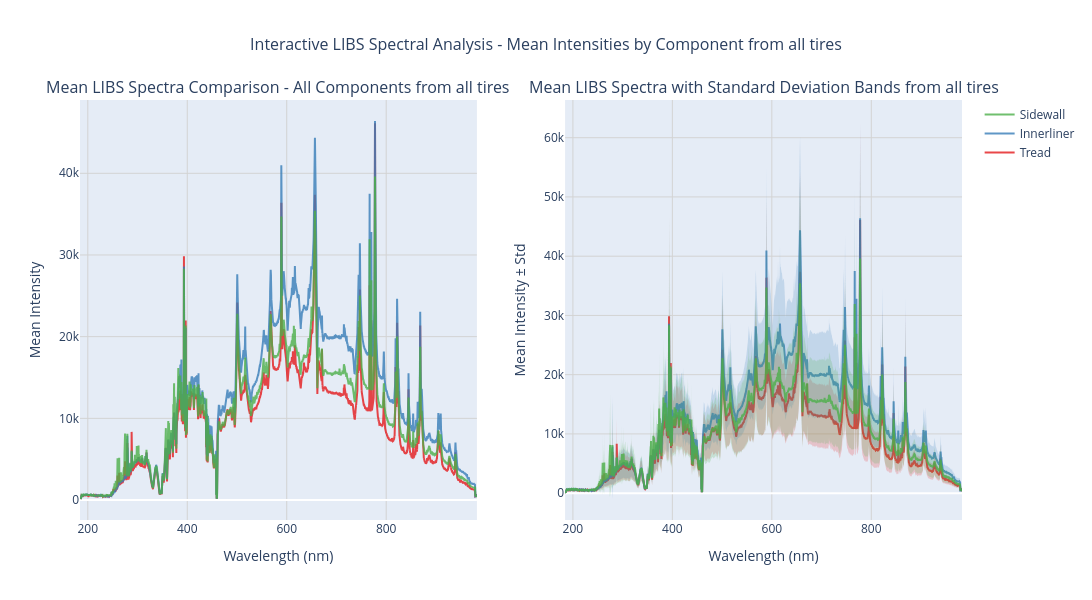

The notebook cell saved with this chart:
### Markdown cell above
Zo te zien zijn er bij de eerste band duidelijke verschillen in intensiteit tussen de verschillende componenten. Echter is dit alleen van de eerste band. Het is belangrijk om te kijken of deze verschillen ook bij de andere banden aanwezig zijn.

### Code cell
# Multi-Spectrum Comparison - visualize multiple measurements by component (Interactive Plotly Version)
print("🔄 Creating interactive mean intensity comparison across all components and wavelengths...")

import plotly.graph_objects as go
from plotly.subplots import make_subplots
import plotly.express as px

# Get all unique components
components = df['origin'].unique()
colors = px.colors.qualitative.Set1[:len(components)]  # Use Plotly color palette

# Calculate mean intensity for each component across all wavelengths
component_means = {}
component_stds = {}

for component in components:
    component_data = df[df['origin'] == component]
    
    # Calculate mean intensity for each wavelength across all tires for this component
    mean_intensities = []
    std_intensities = []
    
    for wl_col in wavelength_columns:
        intensities = component_data[wl_col].values
        mean_intensities.append(np.mean(intensities))
        std_intensities.append(np.std(intensities))
    
    component_means[component] = mean_intensities
    component_stds[component] = std_intensities

# Create subplots with Plotly
fig = make_subplots(
    rows=1, cols=2,
    subplot_titles=('Mean LIBS Spectra Comparison - All Components from all tires', 
                   'Mean LIBS Spectra with Standard Deviation Bands from all tires'),
    horizontal_spacing=0.1
)

# Plot 1: Mean intensity spectra for all components
for i, component in enumerate(components):
    color = colors[i % len(colors)]
    
    fig.add_trace(
        go.Scatter(
            x=wavelength_values,
            y=component_means[component],
            mode='lines',
            name=f'{component.title()}',
            line=dict(color=color, width=2),
            opacity=0.8,
            hovertemplate='<b>%{fullData.name}</b><br>' +
                         'Wavelength: %{x:.1f} nm<br>' +
                         'Mean Intensity: %{y:.2f}<br>' +
                         '<extra></extra>'
        ),
        row=1, col=1
    )

# Plot 2: Mean intensity with error bands (mean ± std)
for i, component in enumerate(components):
    color = colors[i % len(colors)]
    mean_vals = np.array(component_means[component])
    std_vals = np.array(component_stds[component])
    
    # Add mean line
    fig.add_trace(
        go.Scatter(
            x=wavelength_values,
            y=mean_vals,
            mode='lines',
            name=f'{component.title()}',
            line=dict(color=color, width=2),
            opacity=0.8,
            showlegend=False,  # Don't show legend for second plot (already shown in first)
            hovertemplate='<b>%{fullData.name}</b><br>' +
                         'Wavelength: %{x:.1f} nm<br>' +
                         'Mean Intensity: %{y:.2f}<br>' +
                         '<extra></extra>'
        ),
        row=1, col=2
    )
    
    # Add upper bound (mean + std)
    fig.add_trace(
        go.Scatter(
            x=wavelength_values,
            y=mean_vals + std_vals,
            mode='lines',
            line=dict(width=0),
            showlegend=False,
            hoverinfo='skip',
            name=f'{component.title()} +std'
        ),
        row=1, col=2
    )
    
    # Add lower bound (mean - std) and fill area
    fig.add_trace(
        go.Scatter(
            x=wavelength_values,
            y=mean_vals - std_vals,
            mode='lines',
            line=dict(width=0),
            fill='tonexty',
            fillcolor=color.replace('rgb', 'rgba').replace(')', ', 0.2)'),  # Add transparency
            showlegend=False,
            hoverinfo='skip',
            name=f'{component.title()} -std'
        ),
        row=1, col=2
    )

# Update layout
fig.update_layout(
    title={
        'text': 'Interactive LIBS Spectral Analysis - Mean Intensities by Component from all tires',
        'x': 0.5,
        'xanchor': 'center',
        'font': {'size': 16}
    },
    width=1400,
    height=600,
    hovermode='x unified',
    legend=dict(
        orientation="v",
        yanchor="top",
        y=1,
        xanchor="left",
        x=1.02
    )
)

# Update x and y axis labels
fig.update_xaxes(title_text="Wavelength (nm)", row=1, col=1)
fig.update_xaxes(title_text="Wavelength (nm)", row=1, col=2)
fig.update_yaxes(title_text="Mean Intensity", row=1, col=1)
fig.update_yaxes(title_text="Mean Intensity ± Std", row=1, col=2)

# Add grid to both plots
fig.update_xaxes(showgrid=True, gridwidth=1, gridcolor='lightgray')
fig.update_yaxes(showgrid=True, gridwidth=1, gridcolor='lightgray')

# Show the interactive plot
fig.show()

# Print statistical summary
print(f"\n📊 STATISTICAL SUMMARY BY COMPONENT:")
print(f"{'Component':<12} {'N_Samples':<10} {'Mean_Int':<10} {'Std_Int':<10} {'Max_Int':<10} {'Min_Int':<10}")
print("-" * 70)

for component in components:
    component_data = df[df['origin'] == component]
    mean_vals = np.array(component_means[component])
    
    print(f"{component.title():<12} {len(component_data):<10} {np.mean(mean_vals):<10.1f} "
          f"{np.std(mean_vals):<10.1f} {np.max(mean_vals):<10.1f} {np.min(mean_vals):<10.1f}")



# Component differentiation analysis
print(f"\n🎯 COMPONENT DIFFERENTIATION ANALYSIS:")
for i, comp1 in enumerate(components):
    for j, comp2 in enumerate(components[i+1:], i+1):
        # Calculate mean squared difference between components
        mean1 = np.array(component_means[comp1])
        mean2 = np.array(component_means[comp2])
        mse = np.mean((mean1 - mean2)**2)
        max_diff = np.max(np.abs(mean1 - mean2))
        
        print(f"{comp1.title()} vs {comp2.title()}:")
        print(f"  • Mean Squared Difference: {mse:.2f}")
        print(f"  • Maximum Difference: {max_diff:.2f}")
        
        # Find wavelengths with largest differences
        diff_vals = np.abs(mean1 - mean2)
        top_diff_indices = np.argsort(diff_vals)[-5:]  # Top 5 differences
        top_diff_wavelengths = [wavelength_values[idx] for idx in top_diff_indices]
        
        print(f"  • Top 5 discriminative wavelengths: {[f'{wl:.1f}nm' for wl in top_diff_wavelengths]}")

### Figure 1 — Plotly figure (JSON) as saved in the notebook; plotly's stock layout.template omitted (floating-point values rounded to 4 significant figures; data arrays with more than 128 entries replaced by an {"elided": "..."} marker saying what was removed)
{"data": [{"hovertemplate": "<b>%{fullData.name}</b><br>Wavelength: %{x:.1f} nm<br>Mean Intensity: %{y:.2f}<br><extra></extra>", "line": {"color": "rgb(228,26,28)", "width": 2}, "mode": "lines", "name": "Tread", "opacity": 0.8, "type": "scatter", "x": {"elided": "6699 float values"}, "xaxis": "x", "y": {"elided": "6699 float values"}, "yaxis": "y"}, {"hovertemplate": "<b>%{fullData.name}</b><br>Wavelength: %{x:.1f} nm<br>Mean Intensity: %{y:.2f}<br><extra></extra>", "line": {"color": "rgb(55,126,184)", "width": 2}, "mode": "lines", "name": "Innerliner", "opacity": 0.8, "type": "scatter", "x": {"elided": "6699 float values"}, "xaxis": "x", "y": {"elided": "6699 float values"}, "yaxis": "y"}, {"hovertemplate": "<b>%{fullData.name}</b><br>Wavelength: %{x:.1f} nm<br>Mean Intensity: %{y:.2f}<br><extra></extra>", "line": {"color": "rgb(77,175,74)", "width": 2}, "mode": "lines", "name": "Sidewall", "opacity": 0.8, "type": "scatter", "x": {"elided": "6699 float values"}, "xaxis": "x", "y": {"elided": "6699 float values"}, "yaxis": "y"}, {"hovertemplate": "<b>%{fullData.name}</b><br>Wavelength: %{x:.1f} nm<br>Mean Intensity: %{y:.2f}<br><extra></extra>", "line": {"color": "rgb(228,26,28)", "width": 2}, "mode": "lines", "name": "Tread", "opacity": 0.8, "showlegend": false, "type": "scatter", "x": {"elided": "6699 float values"}, "xaxis": "x2", "y": {"elided": "6699 float values"}, "yaxis": "y2"}, {"hoverinfo": "skip", "line": {"width": 0}, "mode": "lines", "name": "Tread +std", "showlegend": false, "type": "scatter", "x": {"elided": "6699 float values"}, "xaxis": "x2", "y": {"elided": "6699 float values"}, "yaxis": "y2"}, {"fill": "tonexty", "fillcolor": "rgba(228,26,28, 0.2)", "hoverinfo": "skip", "line": {"width": 0}, "mode": "lines", "name": "Tread -std", "showlegend": false, "type": "scatter", "x": {"elided": "6699 float values"}, "xaxis": "x2", "y": {"elided": "6699 float values"}, "yaxis": "y2"}, {"hovertemplate": "<b>%{fullData.name}</b><br>Wavelength: %{x:.1f} nm<br>Mean Intensity: %{y:.2f}<br><extra></extra>", "line": {"color": "rgb(55,126,184)", "width": 2}, "mode": "lines", "name": "Innerliner", "opacity": 0.8, "showlegend": false, "type": "scatter", "x": {"elided": "6699 float values"}, "xaxis": "x2", "y": {"elided": "6699 float values"}, "yaxis": "y2"}, {"hoverinfo": "skip", "line": {"width": 0}, "mode": "lines", "name": "Innerliner +std", "showlegend": false, "type": "scatter", "x": {"elided": "6699 float values"}, "xaxis": "x2", "y": {"elided": "6699 float values"}, "yaxis": "y2"}, {"fill": "tonexty", "fillcolor": "rgba(55,126,184, 0.2)", "hoverinfo": "skip", "line": {"width": 0}, "mode": "lines", "name": "Innerliner -std", "showlegend": false, "type": "scatter", "x": {"elided": "6699 float values"}, "xaxis": "x2", "y": {"elided": "6699 float values"}, "yaxis": "y2"}, {"hovertemplate": "<b>%{fullData.name}</b><br>Wavelength: %{x:.1f} nm<br>Mean Intensity: %{y:.2f}<br><extra></extra>", "line": {"color": "rgb(77,175,74)", "width": 2}, "mode": "lines", "name": "Sidewall", "opacity": 0.8, "showlegend": false, "type": "scatter", "x": {"elided": "6699 float values"}, "xaxis": "x2", "y": {"elided": "6699 float values"}, "yaxis": "y2"}, {"hoverinfo": "skip", "line": {"width": 0}, "mode": "lines", "name": "Sidewall +std", "showlegend": false, "type": "scatter", "x": {"elided": "6699 float values"}, "xaxis": "x2", "y": {"elided": "6699 float values"}, "yaxis": "y2"}, {"fill": "tonexty", "fillcolor": "rgba(77,175,74, 0.2)", "hoverinfo": "skip", "line": {"width": 0}, "mode": "lines", "name": "Sidewall -std", "showlegend": false, "type": "scatter", "x": {"elided": "6699 float values"}, "xaxis": "x2", "y": {"elided": "6699 float values"}, "yaxis": "y2"}], "layout": {"annotations": [{"font": {"size": 16}, "showarrow": false, "text": "Mean LIBS Spectra Comparison - All Components from all tires", "x": 0.225, "xanchor": "center", "xref": "paper", "y": 1, "yanchor": "bottom", "yref": "paper"}, {"font": {"size": 16}, "showarrow": false, "text": "Mean LIBS Spectra with Standard Deviation Bands from all tires", "x": 0.775, "xanchor": "center", "xref": "paper", "y": 1, "yanchor": "bottom", "yref": "paper"}], "height": 600, "hovermode": "x unified", "legend": {"orientation": "v", "x": 1.02, "xanchor": "left", "y": 1, "yanchor": "top"}, "title": {"font": {"size": 16}, "text": "Interactive LIBS Spectral Analysis - Mean Intensities by Component from all tires", "x": 0.5, "xanchor": "center"}, "width": 1400, "xaxis": {"anchor": "y", "domain": [0, 0.45], "gridcolor": "lightgray", "gridwidth": 1, "showgrid": true, "title": {"text": "Wavelength (nm)"}}, "xaxis2": {"anchor": "y2", "domain": [0.55, 1], "gridcolor": "lightgray", "gridwidth": 1, "showgrid": true, "title": {"text": "Wavelength (nm)"}}, "yaxis": {"anchor": "x", "domain": [0, 1], "gridcolor": "lightgray", "gridwidth": 1, "showgrid": true, "title": {"text": "Mean Intensity"}}, "yaxis2": {"anchor": "x2", "domain": [0, 1], "gridcolor": "lightgray", "gridwidth": 1, "showgrid": true, "title": {"text": "Mean Intensity ± Std"}}}}
